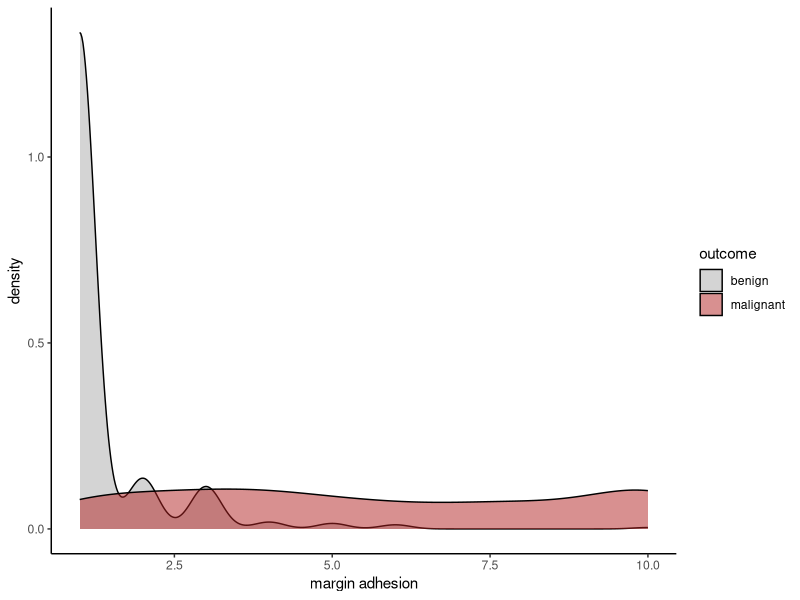
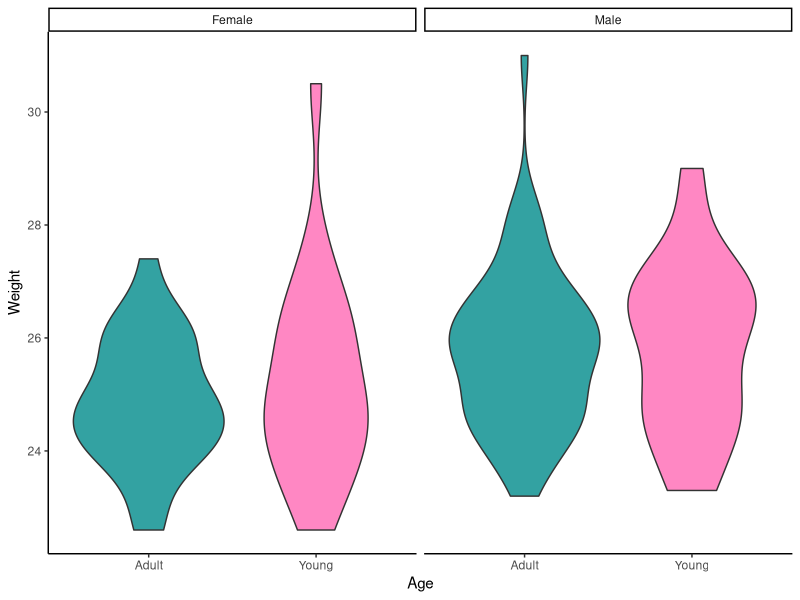
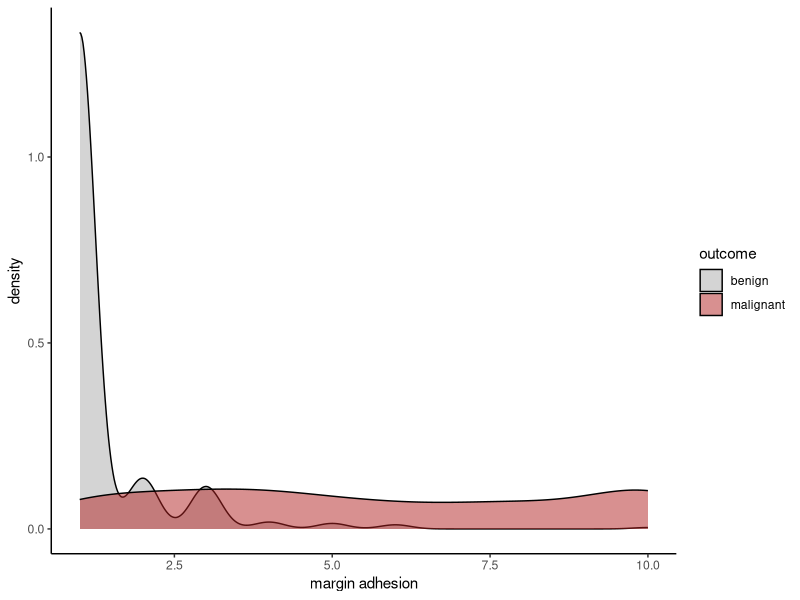
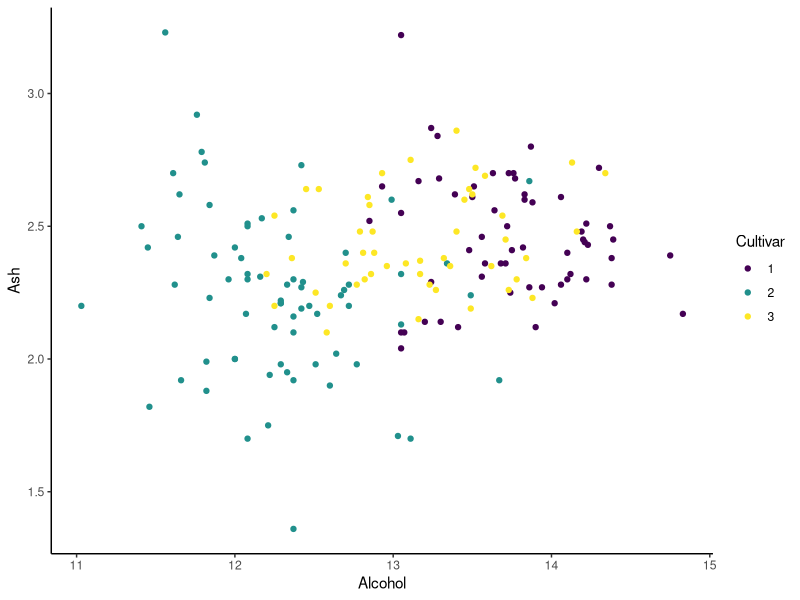

Recreate these plots in R, in order.
## ---- chunk 1
# load libraries
library(tidyverse)
library(conflicted)
library(viridis)

# configure knit settings
knitr::opts_chunk$set(echo = TRUE, fig.width = 6, fig.height = 4)

# resolve package conflicts
filter <- dplyr::filter
select <- dplyr::select
## ---- chunk 2
getwd()
## ---- chunk 3
setwd()
## ---- chunk 4
dir()
## ---- chunk 5
wine <- read_tsv('wine.tsv')
## ---- chunk 6
sparrows <- read_csv('sparrows.csv')
## ---- chunk 7
biopsy <- read_delim('biopsy.txt', delim = ' ')
## ---- chunk 8
rowan <- read_csv('rowan.csv')
## ---- chunk 9
rowan <- read_csv('rowan.csv', 
                  col_names = c('altitude', 'resp.rate', 'species', 'leaf.len', 'nesting'), 
                  comment = '#')

rowan <- read_csv('rowan.csv', 
                  col_names = c('altitude', 'resp.rate', 'species', 'leaf.len', 'nesting'), 
                  skip = 1)
## ---- chunk 10
# change something about biopsy
wine %>% select(Cultivar, Color) -> wine_cult_col

# save it as a tsv
write_tsv(wine_cult_col, 'cultivar_color.tsv')
## ---- chunk 11
wine %>% select(Cultivar, Color) %>% write_csv('cultivar_color.csv')
## ---- chunk 12
sparrows %>% group_by(Sex, Age, Survival) %>% count() -> sparrow_survival

write_delim(sparrow_survival, 'sparrow_survival.tsv', delim = '\t')
## ---- chunk 13
png('sparrows_weight_by_age_sex.png')

ggplot(sparrows, aes(x = Age, y = Weight, fill = Age)) + 
  geom_violin(alpha = 0.8) + 
  scale_fill_manual(values = c('darkcyan', 'hotpink')) +
  facet_wrap(~ Sex) + 
  theme_classic() +
  theme(legend.position = 'none') 

dev.off()
## ---- chunk 14
# automatic
ggplot(biopsy, aes(x = marg_adhesion, fill = outcome )) + 
  geom_density(alpha = 0.5) +
  scale_fill_manual(values = c('darkgray', 'firebrick')) + 
  labs(x = 'margin adhesion') +
  theme_classic()

ggsave('biopsy_margins.png')
## ---- chunk 15
# specify saved plot
ggplot(wine, aes(x = Alcohol, y = Ash, color = as.factor(Cultivar))) + 
  geom_point() + 
  scale_color_viridis(discrete = T) +
  labs(color = 'Cultivar') +
  theme_classic() -> wine_plot

ggsave('wine_cult.png', plot = wine_plot)
